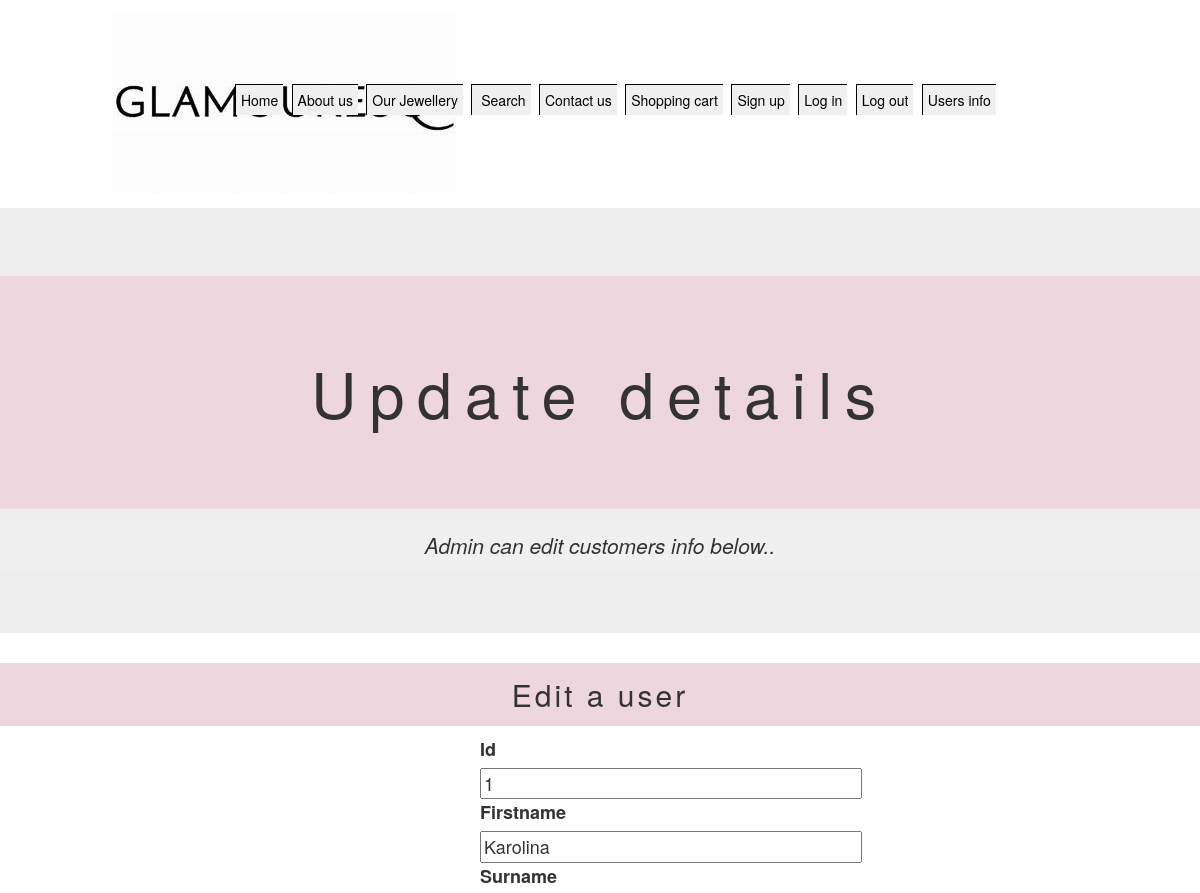
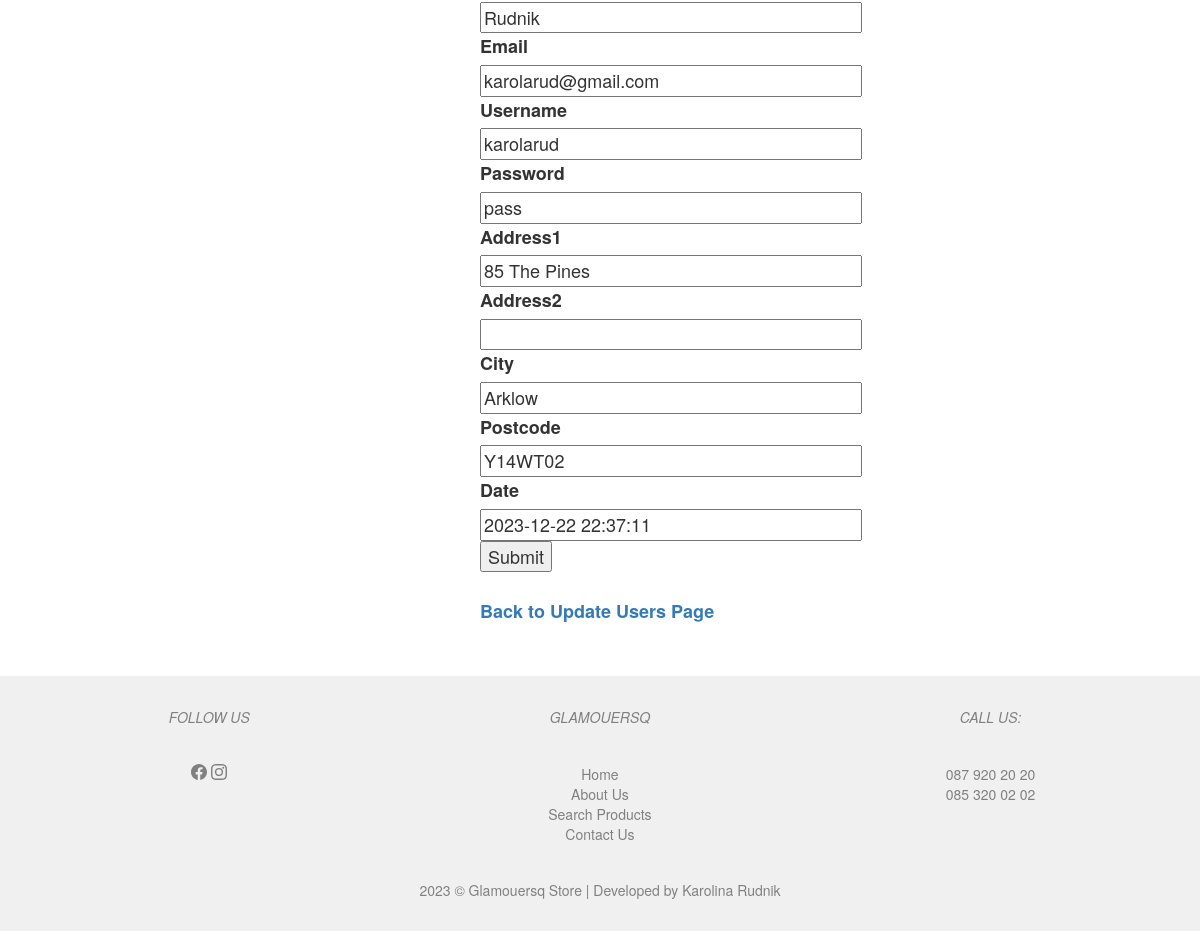
Page /details_update.php?id=1 on the committed database (2 pictures, top to bottom).
### tables this page shows
CREATE TABLE `users` (
  `id` int(11) UNSIGNED NOT NULL,
  `firstname` varchar(30) NOT NULL,
  `surname` varchar(30) NOT NULL,
  `email` varchar(50) NOT NULL,
  `username` varchar(50) NOT NULL,
  `password` varchar(50) NOT NULL,
  `address1` varchar(50) NOT NULL,
  `address2` varchar(50) NOT NULL,
  `city` varchar(50) DEFAULT NULL,
  `postcode` varchar(50) NOT NULL,
  `date` timestamp NOT NULL DEFAULT current_timestamp() ON UPDATE current_timestamp()
);

### common.php (called while the page is built)
<?php
function escape($data) {
    $data = htmlspecialchars($data, ENT_QUOTES | ENT_SUBSTITUTE, "UTF-8");
    $data = trim($data);
    $data = stripslashes($data);
    return ($data);
}

### public/details_update.php (the view, shortened to what this page needs)
<?php
require_once '../templates/header.php';
?>
<head>
    <link rel="stylesheet" href="https://maxcdn.bootstrapcdn.com/bootstrap/3.4.1/css/bootstrap.min.css">
</head>
<div class="jumbotron text-center">
    <h1>Update details</h1>
    <p><em>Admin can edit customers info below..</em></p>
</div>
<?php
require "../common.php";
if (isset($_GET['id'])) {
    try {
        require_once '../src/DBconnect.php';
        $id = $_GET['id'];
        $sql = "SELECT * FROM users WHERE id = :id";
        $statement = $connection->prepare($sql);
        $statement->bindValue(':id', $id);
        $statement->execute();
        $user = $statement->fetch(PDO::FETCH_ASSOC);
    } catch(PDOException $error) {
        echo $sql . "<br>" . $error->getMessage();
    }
} else {
    echo "Something went wrong!";
    exit;
}
?>
<center>
<h2>Edit a user</h2>
<form method="post">
    <?php foreach ($user as $key => $value) : ?>
        <label for="<?php echo $key; ?>"><?php echo ucfirst($key); ?></label>
        <input type="text" size="35" name="<?php echo $key; ?>" id="<?php echo $key;
        ?>" value="<?php echo escape($value); ?>" <?php echo ($key === 'id' ?
            'readonly' : null); ?>>
    <br>
    <?php endforeach; ?>
    <input type="submit" name="submit" value="Submit">
    <br><br>
<b><a href="details.php">Back to Update Users Page</a></b>
    <br><br><br>
</form>
</center>
<?php require "../templates/footer.php"; ?>

### public/css/root.css (style rules this page uses)
html { box-sizing:border-box; }
* { box-sizing:border-box; box-sizing:inherit; }

### public/css/basic.css (style rules this page uses)
h1 { background-color: #edd6dd; color:black; text-align: center; padding: 1.3em; clear:both; letter-spacing: .2em; margin: 0; }
h2 { font-family: Trebuchet MS; text-align: center; background-color:#edd6dd; padding: 0.5em; margin: 0; letter-spacing: .1em; }
p { background-color:#f0f0f0; padding: 0.5em; margin: 0; }

### public/details_update.php (style rules this page uses)
form { width: 20%; text-align: left; font-size: 18px; }

### templates/footer.php (style rules this page uses)
* { box-sizing: border-box; }

### rows in the picture
users: id "1", firstname "Karolina", surname "Rudnik", email "karolarud@gmail.com", username "karolarud", password "pass", address1 "85 The Pines", city "Arklow", postcode "Y14WT02", date "2023-12-22 22:37:11"

### other values in the picture
$key "Id"
$key "Firstname"
$key "Surname"
$key "Email"
$key "Username"
$key "Password"
$key "Address1"
$key "Address2"
$key "City"
$key "Postcode"
$key "Date"
